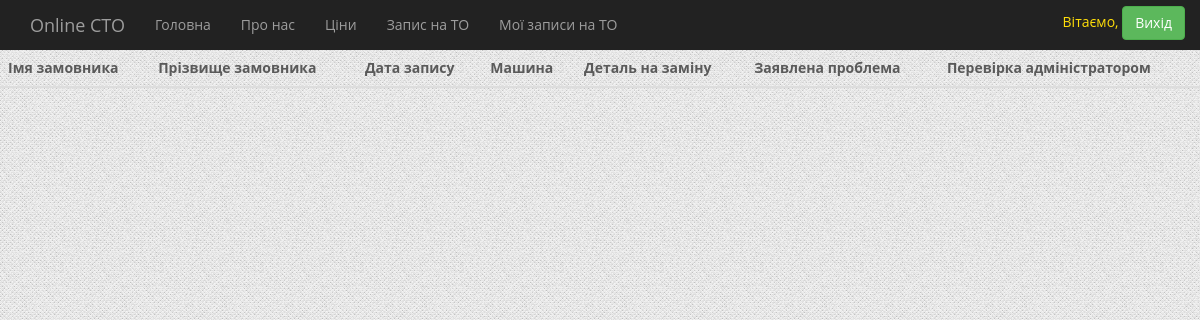
The app's page /myforms/ (signed in), older data.
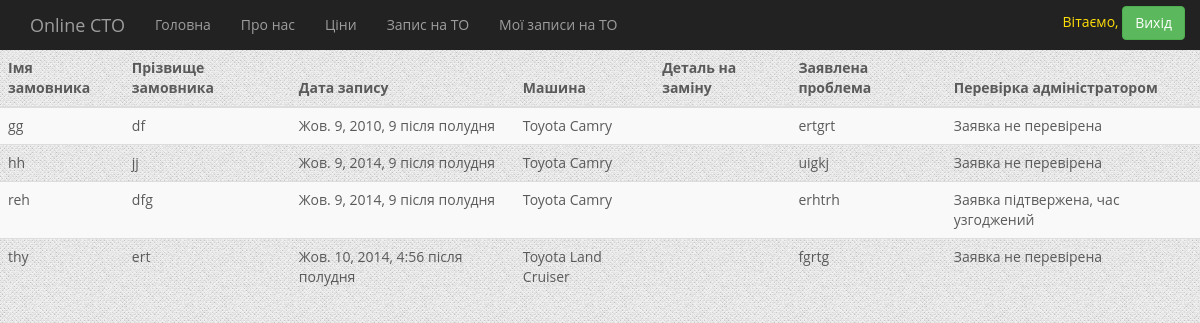
The same page, newer data.
### forma/models.py (models this page shows, shortened)
class Forma(models.Model):
    class Meta():
        db_table = 'forma'
    user_name = models.ForeignKey(User)
    first_name = models.CharField(max_length=200, verbose_name="Ім'я замовника")
    last_name = models.CharField(max_length=200, verbose_name="Призвіще замовника")
    car_name = models.ForeignKey(Cars, verbose_name="Виберіть автомобіль")
    problem = models.TextField(max_length=200, default='', verbose_name="Побажання")
    date = models.DateTimeField(verbose_name="Забронюйте дату")
    is_checked = models.BooleanField(default=False)

### app/models.py (models this page shows)
class Cars(models.Model):
    class Meta():
        db_table = 'cars'
    cars_name = models.CharField(max_length=200)
    cars_model = models.CharField(max_length=200)
    def __str__(self):
        return self.cars_name + " " + self.cars_model

### forma/views.py (the view)
# urls.py: url(r'^myforms/', myforms)
def myforms(request):
    t = get_template('myforms.html')
    username=auth.get_user(request).username
    if username:
        html = t.render({'myforms' : Forma.objects.filter(user_name=auth.get_user(request)),'first_name':auth.get_user(request).first_name, 'username' : auth.get_user(request).username})
    else:
        html = t.render({'myforms' : Forma.objects.filter(user_name=auth.get_user(request)), 'username' : auth.get_user(request).username})
    return HttpResponse(html)

### forma/templates/myforms.html
{% extends 'index.html' %}
{% load staticfiles %}
{% block page %}
    <table class="table table-striped">
    <thead>
     <tr>
         <th> Імя замовника </th>
         <th>Прізвище замовника</th>
         <th>Дата запису</th>
         <th>Машина</th>
         <th>Деталь на заміну</th>
         <th>Заявлена проблема</th>
         <th>Перевірка адміністратором</th>
     </tr>
     </thead>
    <tbody>
    {%  for myform in myforms %}
<tr>
    <td>{{  myform.first_name  }}</td>
    <td> {{ myform.last_name }}</td>
    <td>{{ myform.date }}</td>
    <td>{{ myform.car_name }}</td>
    <td>{{ myform.detail }}</td>
    <td>{{ myform.problem }}</td>
<td> {% if myform.is_checked %}
                      Заявка підтвержена, час узгоджений
                      {% else %}
                      Заявка не перевірена
                      {% endif %}</td>
        </tr>
    {% endfor %}
</tbody>
    </table>
{% endblock %}

Row changes from the older to the newer data that the page shows:
added Forma: first_name "gg", last_name "df", date "Жов. 9, 2010, 9 після полудня", car_name "Toyota Camry", problem "ertgrt", is_checked "Заявка не перевірена"
added Forma: first_name "hh", last_name "jj", date "Жов. 9, 2014, 9 після полудня", car_name "Toyota Camry", problem "uigkj", is_checked "Заявка не перевірена"
added Forma: first_name "reh", last_name "dfg", date "Жов. 9, 2014, 9 після полудня", car_name "Toyota Camry", problem "erhtrh", is_checked "Заявка підтвержена, час узгоджений"
added Forma: first_name "thy", last_name "ert", date "Жов. 10, 2014, 4:56 після полудня", car_name "Toyota Land Cruiser", problem "fgrtg", is_checked "Заявка не перевірена"
